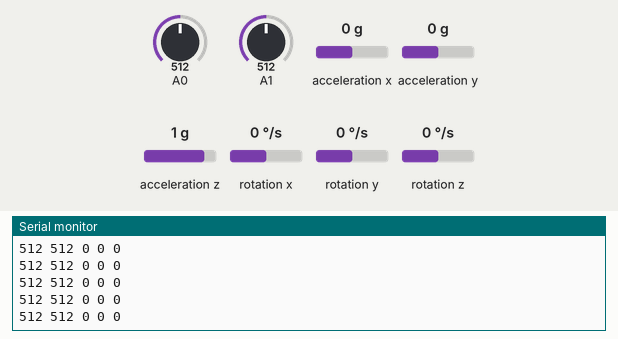
Recording of a sketch running on a simulated Arduino Uno, built with avr-gcc and run on an emulated ATmega328P. Shown: the last lines printed to the serial monitor. Inputs (shaded band) come from the test bench; at power-on: A0 = 512, A1 = 512, acceleration x 0 g, acceleration y 0 g, acceleration z 1 g, rotation x 0 °/s, rotation y 0 °/s, rotation z 0 °/s.

Above: at 4.2 s.
4.3 s: A0 set to 110
At 5.0 s:
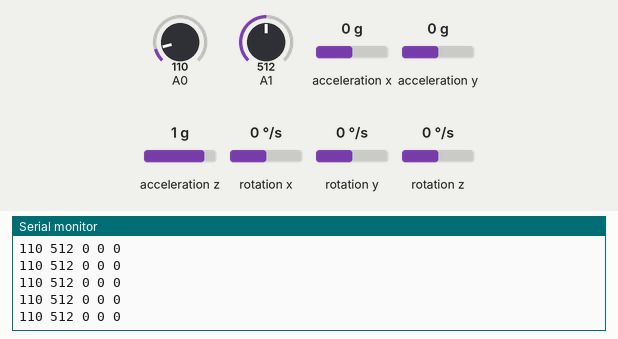
5.8 s: A0 set to 94
At 6.8 s:
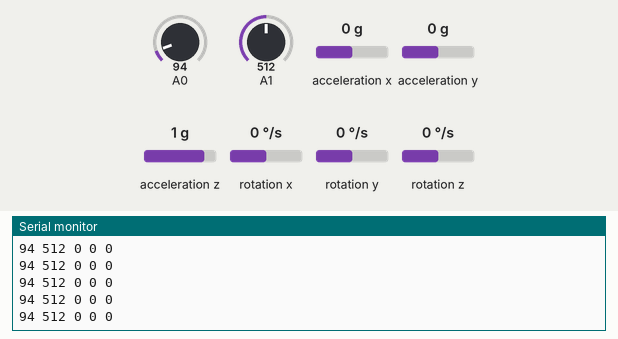
Timing chart, 0 to 8.8 s (numbered marks = the images above; inputs shaded):
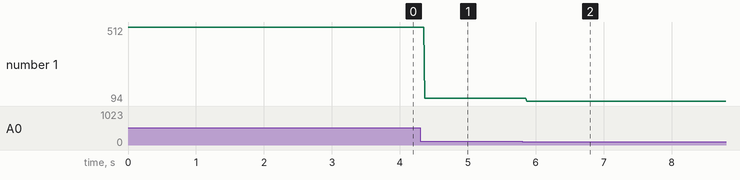

The sketch:

D_lightandsoundandangle.ino
```cpp
// these are libraries needed for the accelerometer:
#include <Wire.h>
#include <L3G.h>

L3G gyro; // this is an object that represents the chip

// arduino is C, not Java and *definitely* not Javascript
int light = 0; // this is the photocell amount
int sound = 0; // this is the potentiometer amount (aka the little blue knob)

// this guy runs when the chip gets power:
void setup() {
  // put your setup code here, to run once:
  Serial.begin(9600); // this sets up a serial line back to the 'puter
  Wire.begin(); // starts the SCL/SDA system

  if (!gyro.init())
  {
    Serial.println("Failed to autodetect gyro type!");
    while (1);
  }

  gyro.enableDefault(); // ???
}

// this guy runs every loop of the CPU:
void loop() {
  light = analogRead(A0); // read from analog pin 0
  sound = analogRead(A1); // read from analog pin 1
  gyro.read(); // read the accelerometer using I2C


  // put your main code here, to run repeatedly:
  Serial.print(light);
  Serial.print(" ");
  Serial.print(sound);
  Serial.print(" ");
  Serial.print((int)gyro.g.x);
  Serial.print(" ");
  Serial.print((int)gyro.g.y);
  Serial.print(" ");
  Serial.print((int)gyro.g.z);
  Serial.println();

  delay(10); // this is the speed
}
```

Measured:
- after the input at 4.3 s, the serial monitor: prints a new line after 0.07 s (image 1)
- after the input at 5.8 s, the serial monitor: prints a new line after 0.07 s (image 2)
- plotted number 1: 512 → 110 after the input at 4.3 s, 110 → 94 after the input at 5.8 s
